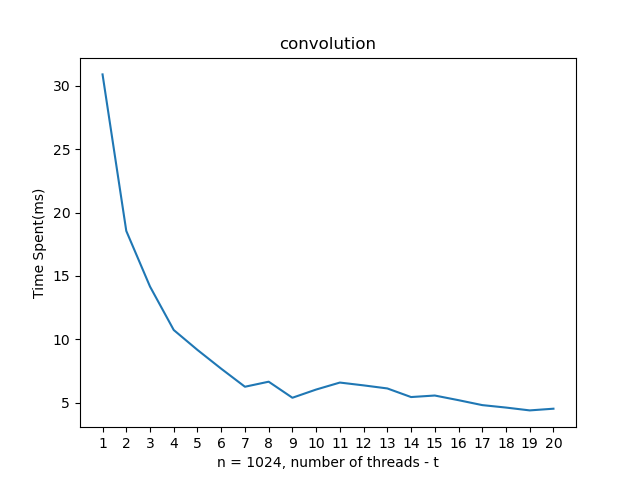

Recreate this plot in Python.
import matplotlib.pyplot as plt
import numpy as np

y = []
x = []

with open('task2c_time.log', 'r') as file:
    for line in file:
        y.append(float(line))


for i in range(1,21): #21 not inclusive
    x.append(f"{i}")

plt.figure(1)
plt.plot(x,y)
plt.xlabel('n = 1024, number of threads - t')
plt.ylabel('Time Spent(ms)')
plt.title('convolution')
plt.savefig('task2c.png')
plt.show()
